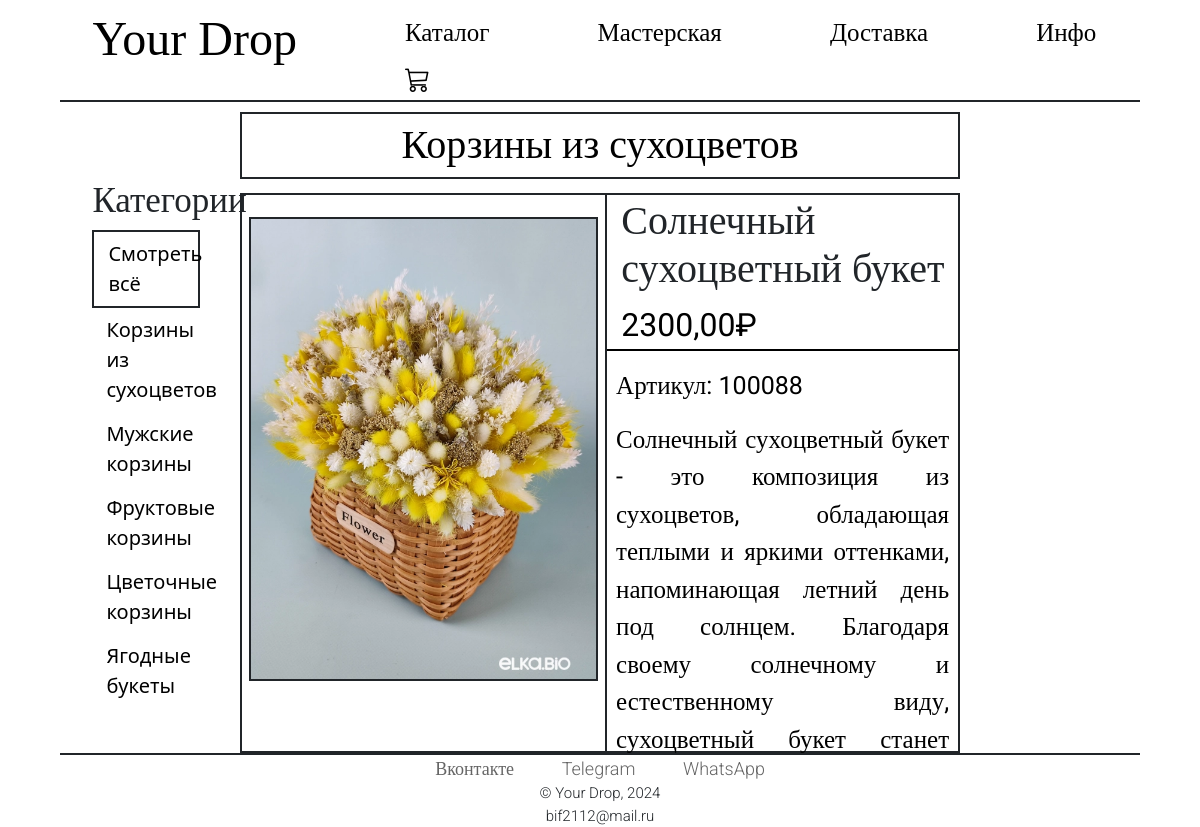
The page /shop/88/solnechnyj-suhocvetnyj-buket on the database its author committed.
### shop/models.py (models this page shows, shortened)
class Category(models.Model):
    name = models.CharField(max_length=200, db_index=True)
    slug = models.SlugField(max_length=200, db_index=True, unique=True)
    class Meta:
        ordering = ('name',)
        verbose_name = 'Категория'
        verbose_name_plural = 'Категории'
    def get_absolute_url(self):
        return reverse('shop:product_list_by_category',
                       args=[self.slug])
    def __str__(self):
        return self.name

class Product(models.Model):
    category = models.ForeignKey(Category, related_name='products', on_delete=models.CASCADE)
    name = models.CharField(max_length=200, db_index=True)
    slug = models.SlugField(max_length=200, db_index=True)
    image = models.ImageField(upload_to='products/%Y/%m/%d', blank=True)
    description = models.TextField(blank=True)
    price = models.DecimalField(max_digits=10, decimal_places=2)
    stock = models.PositiveIntegerField()
    available = models.BooleanField(default=True)
    created = models.DateTimeField(auto_now_add=True)
    updated = models.DateTimeField(auto_now=True)
    class Meta:
        ordering = ('name',)
        index_together = (('id', 'slug'),)

### shop/views.py (the view)
# urls.py: path('<int:id>/<slug:slug>', views.product_detail,
def product_detail(request, id, slug):
    category = None
    categories = Category.objects.all()
    product = get_object_or_404(Product,
                                id=id,
                                slug=slug,
                                available=True)
    return render(request,
                  'shop/product/detail.html',
                  {'category': category,
                   'categories': categories,
                   'product': product})

### shop/templates/shop/product/detail.html (shortened to what this page needs)
{% extends "main/base.html" %}
{% load static %}
{% block content %}
    <div id="sidebar">
        <h3>Категории</h3>
        <ul>
            <li {% if not category %}class="selected"{% endif %}>
                <a href="{% url 'shop:product_list' %}">Смотреть всё</a>
            </li>
            {% for c in categories %}
                <li {% if category.slug == c.slug %}class="selected"{% endif %}>
                    <a href="{{ c.get_absolute_url }}">{{ c.name }}</a>
                </li>
            {% endfor %}
        </ul>
    </div>
    <div class="product-detail">
        <div class="category">
        <h1><a href="{{ product.category.get_absolute_url }}">{{ product.category }}</a></h1>
        </div>
        <div class="picture">
        <img src="{% if product.image %}{{ product.image.url }}{% else %}{% static 'main/img/no_image.png' %}{% endif %}">
        </div>
        <div class="articles">
        <h2>{{ product.name }}</h2>
        <p class="price">{{ product.price }}₽</p>
        <p>Артикул: 1000{{ product.id }}</p>
        <p class="signature">{{ product.description|linebreaks }}</p>
        </div>
    </div>
{% endblock %}

### main/static/main/css/base.css (style rules this page uses)
html { height: 100%; }
body { margin:0; padding:0; height: 100%; }
h1, h2, h3, h4, h5 , h6 { font-family: 'Roboto'; font-style: normal; font-weight: 400; }
a { text-decoration:none; color:#5993bb; }
#sidebar { width: 16%; padding-top: 7%; padding-left: 3%; padding-right: 3%; float:left; }
#sidebar h3 { font-size: 35px; }
#sidebar ul { font-size: 20px; margin:0; padding:0; }
#sidebar ul li { margin:0; list-style:none; padding:7px 14px; }
#sidebar ul li a { color: #000000; display:block; }
#sidebar ul li.selected { border: 2px solid; }
#sidebar ul li.selected a { color:#000000; }
.category h1 { text-align: center; font-size: 40px; margin: 1% 1%; padding: 1% 1%; border: 2px solid; }
.category h1 a { color: #000000; }
.product-detail { float:left; width: 68%; overflow:hidden; font-family: 'Roboto'; font-style: normal; font-weight: 400; font-size: 24px; text-align:justify; }
.product-detail .picture { margin-top: 2%; margin-left: 1%; width:50%; height:70vh; float:left; text-align:center; border: 2px solid; }
.product-detail img { margin: 6% 2% 2% 2%; width:96%; border: 2px solid; }
.product-detail h1 { margin-bottom:0; }
.product-detail .articles { margin-top: 2%; width:48%; height:70vh; float:left; border-top: 2px solid; border-right: 2px solid; border-bottom: 2px solid; }
.product-detail .articles .price { padding:0% 4%; color:#000000; font-size:32px; border-bottom: 2px solid; }
.product-detail .articles h2 { font-size: 40px; padding-top: 0.5%; padding-left: 4%; }
.product-detail .articles p { padding-left: 2.5%; padding-right: 2.5%; color:#000000; font-size:25px; }

### rows shown on the page
Category: name "Корзины из сухоцветов"
Category: name "Мужские корзины"
Category: name "Фруктовые корзины"
Category: name "Цветочные корзины"
Category: name "Ягодные букеты"
Product: category "Корзины из сухоцветов", image (picture), name "Солнечный сухоцветный букет", price "2300,00", id "88", description "Солнечный сухоцветный букет - это композиция из сухоцветов, обладающая теплыми и яркими оттенками, напоминающая летний день под солнцем. Благодаря своему солнечному и естественному виду, сухоцветный букет станет…"
